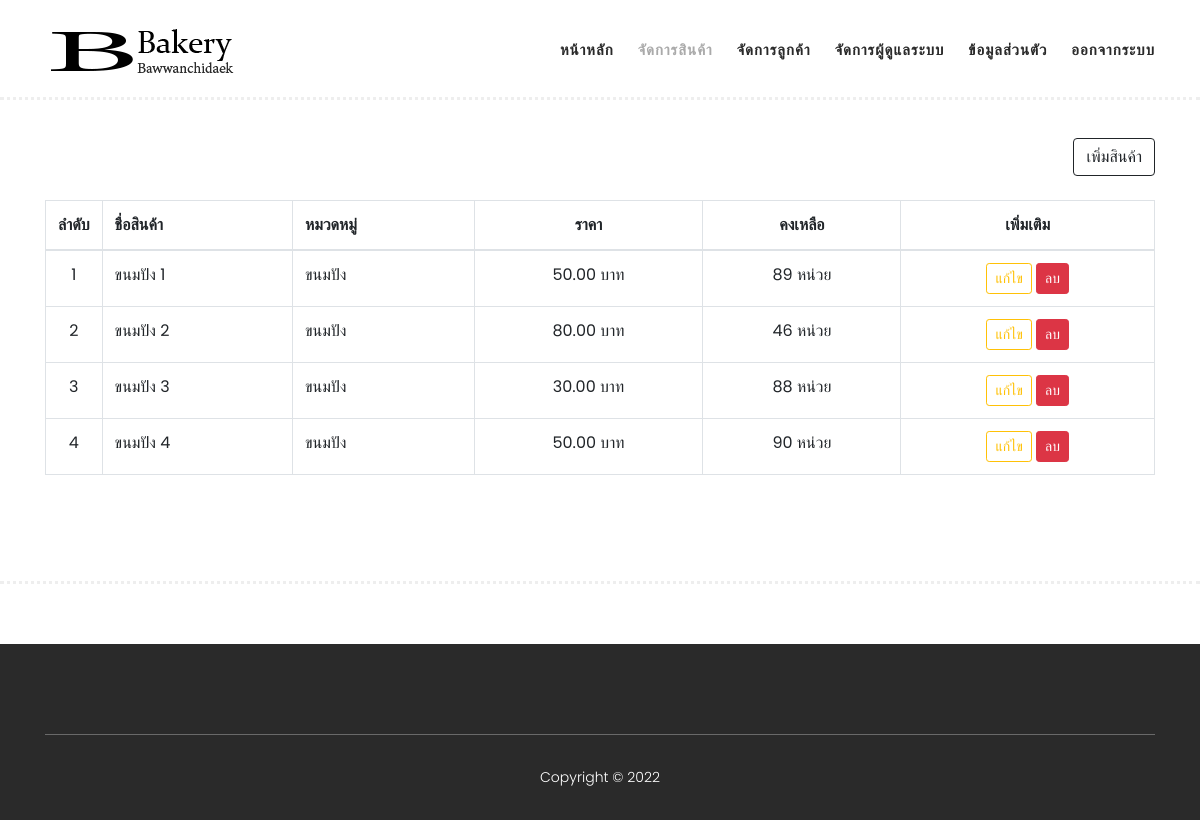
Screenshot of /ad-product.php (signed in) with the database file from the repository.
### tables this page shows
CREATE TABLE `tbl_products` (
  `PRO_ID` bigint(20) NOT NULL,
  `PRO_NAME` varchar(50) DEFAULT NULL,
  `PRO_PRICE` decimal(10,2) DEFAULT NULL,
  `PRO_STAMP` timestamp NOT NULL DEFAULT current_timestamp(),
  `PRO_DETAILS` text DEFAULT NULL,
  `PRO_PHOTO` varchar(100) DEFAULT NULL,
  `USER_ID` bigint(20) DEFAULT NULL,
  `PRO_DELETE` enum('1') DEFAULT NULL,
  `PRO_STATUS` enum('1','0') NOT NULL DEFAULT '1',
  `PRO_GROUP_NAME` varchar(50) DEFAULT NULL,
  `PRO_STOCK` int(11) NOT NULL DEFAULT 0
);

### ad-product.php (the view, shortened to what this page needs)
<?php include_once('./inc/inc-html.php') ?>
<!DOCTYPE html>
<html lang="th">
<head>
    <?php include_once('./inc/head.php') ?>
</head>
<body>
    <?php include_once('./inc/header.php') ?>
    <section class="section  mt-5" id="men">
        <div class="container">
            <div class="d-flex justify-content-between mb-4">
                <div class=""><button class="btn btn-md btn-outline-primary" data-toggle="modal"
                        data-target="#modal-add-product"> เพิ่มสินค้า </button></div>
            </div>
            <table class="table table-bordered table-show">
                <thead>
                    <tr>
                        <th style="width: 1%;">ลำดับ</th>
                        <th class="text-start">ชื่อสินค้า</th>
                        <th class="text-start">หมวดหมู่</th>
                        <th class="text-center">ราคา</th>
                        <th class="text-center">คงเหลือ</th>
                        <th class="text-center">เพิ่มเติม</th>
                    </tr>
                </thead>
                <tbody>
                    <?php
                    $query_all = $conn->query("SELECT * FROM `tbl_products` WHERE PRO_DELETE IS NULL;", MYSQLI_ASSOC)->fetch_all(MYSQLI_ASSOC);
                    ?>
                    <?php foreach ($query_all as $key => $item): ?>
                        <tr>
                            <td class="text-center" style="width: 1%;"><?= $key + 1; ?></td>
                            <td class="text-start"><?= $item['PRO_NAME']; ?></td>
                            <td class="text-start"><?= $item['PRO_GROUP_NAME']; ?></td>
                            <td class="text-center"><?= $item['PRO_PRICE']; ?> บาท</td>
                            <td class="text-center"><?= $item['PRO_STOCK']; ?> หน่วย</td>
                            <td class="text-center">
                                <button class="btn btn-sm btn-outline-warning" data-toggle="modal"
                                    data-target="#modal-edit-product-<?= $item['PRO_ID'] ?>"> แก้ไข </button>
                                <button class="btn btn-sm btn-danger" onclick="deleteProduct('<?= $item['PRO_ID'] ?>')">
                                    ลบ
                                </button>
                            </td>
                        </tr>
                    <?php endforeach ?>
                </tbody>
            </table>
        </div>
    </section>
    <?php include_once('./inc/footer.php'); ?>
</body>
</html>

### assets/css/templatemo-hexashop.css (style rules this page uses)
html, body, div, span, applet, object, iframe, h1, h2, h3, h4, h5, h6, p, blockquote, div pre, a, abbr, acronym, address, big, cite, code, del, dfn, em, font, img, ins, kbd, q, s, samp, small, strike, strong, sub, sup, tt, var, b, u, i, center, dl, dt, dd, ol, ul, li, figure, header, nav, section, article, aside, footer, figcaption { margin: 0; padding: 0; border: 0; outline: 0; }
header, nav, section, article, aside, footer, hgroup { display: block; }
* { box-sizing: border-box; }
html, body { font-family: 'Poppins', sans-serif; font-weight: 400; background-color: #fff; font-size: 16px; -ms-text-size-adjust: 100%; -webkit-font-smoothing: antialiased; -moz-osx-font-smoothing: grayscale; }
html, body { background: #fff; font-family: 'Poppins', sans-serif; }
#men { padding-top: 90px; padding-bottom: 90px; border-bottom: 3px dotted #eee; }

### inc/head.php (style rules this page uses)
.btn-outline-primary { color: #212529; border-color: #212529; }

### rows the page displays
tbl_products: PRO_NAME "ขนมปัง 1", PRO_GROUP_NAME "ขนมปัง", PRO_PRICE "50.00", PRO_STOCK "89"
tbl_products: PRO_NAME "ขนมปัง 2", PRO_GROUP_NAME "ขนมปัง", PRO_PRICE "80.00", PRO_STOCK "46"
tbl_products: PRO_NAME "ขนมปัง 3", PRO_GROUP_NAME "ขนมปัง", PRO_PRICE "30.00", PRO_STOCK "88"
tbl_products: PRO_NAME "ขนมปัง 4", PRO_GROUP_NAME "ขนมปัง", PRO_PRICE "50.00", PRO_STOCK "90"
